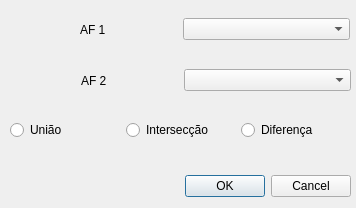
<?xml version="1.0" encoding="UTF-8"?>
<ui version="4.0">
 <class>Dialog</class>
 <widget class="QDialog" name="Dialog">
  <property name="geometry">
   <rect>
    <x>0</x>
    <y>0</y>
    <width>356</width>
    <height>208</height>
   </rect>
  </property>
  <property name="windowTitle">
   <string>Operações</string>
  </property>
  <widget class="QDialogButtonBox" name="op_buttonBox">
   <property name="geometry">
    <rect>
     <x>10</x>
     <y>170</y>
     <width>341</width>
     <height>32</height>
    </rect>
   </property>
   <property name="orientation">
    <enum>Qt::Horizontal</enum>
   </property>
   <property name="standardButtons">
    <set>QDialogButtonBox::Cancel|QDialogButtonBox::Ok</set>
   </property>
  </widget>
  <widget class="QWidget" name="horizontalLayoutWidget">
   <property name="geometry">
    <rect>
     <x>9</x>
     <y>9</y>
     <width>341</width>
     <height>41</height>
    </rect>
   </property>
   <layout class="QHBoxLayout" name="horizontalLayout">
    <item alignment="Qt::AlignHCenter">
     <widget class="QLabel" name="fa_1_label">
      <property name="text">
       <string>AF 1</string>
      </property>
     </widget>
    </item>
    <item>
     <widget class="QComboBox" name="fa_1_combo"/>
    </item>
   </layout>
  </widget>
  <widget class="QWidget" name="horizontalLayoutWidget_2">
   <property name="geometry">
    <rect>
     <x>10</x>
     <y>60</y>
     <width>341</width>
     <height>41</height>
    </rect>
   </property>
   <layout class="QHBoxLayout" name="horizontalLayout_2">
    <item alignment="Qt::AlignHCenter">
     <widget class="QLabel" name="fa_2_label">
      <property name="text">
       <string>AF 2</string>
      </property>
     </widget>
    </item>
    <item>
     <widget class="QComboBox" name="fa_2_combo"/>
    </item>
   </layout>
  </widget>
  <widget class="QWidget" name="horizontalLayoutWidget_3">
   <property name="geometry">
    <rect>
     <x>10</x>
     <y>110</y>
     <width>341</width>
     <height>41</height>
    </rect>
   </property>
   <layout class="QHBoxLayout" name="horizontalLayout_3">
    <item>
     <widget class="QRadioButton" name="union_radio">
      <property name="text">
       <string>União</string>
      </property>
     </widget>
    </item>
    <item>
     <widget class="QRadioButton" name="intersection_radio">
      <property name="text">
       <string>Intersecção</string>
      </property>
     </widget>
    </item>
    <item>
     <widget class="QRadioButton" name="difference_radio">
      <property name="enabled">
       <bool>true</bool>
      </property>
      <property name="text">
       <string>Diferença</string>
      </property>
     </widget>
    </item>
   </layout>
  </widget>
 </widget>
 <resources/>
 <connections>
  <connection>
   <sender>op_buttonBox</sender>
   <signal>accepted()</signal>
   <receiver>Dialog</receiver>
   <slot>accept()</slot>
   <hints>
    <hint type="sourcelabel">
     <x>248</x>
     <y>254</y>
    </hint>
    <hint type="destinationlabel">
     <x>157</x>
     <y>274</y>
    </hint>
   </hints>
  </connection>
  <connection>
   <sender>op_buttonBox</sender>
   <signal>rejected()</signal>
   <receiver>Dialog</receiver>
   <slot>reject()</slot>
   <hints>
    <hint type="sourcelabel">
     <x>316</x>
     <y>260</y>
    </hint>
    <hint type="destinationlabel">
     <x>286</x>
     <y>274</y>
    </hint>
   </hints>
  </connection>
 </connections>
</ui>
